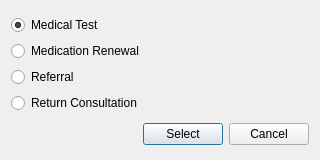
<?xml version="1.0" encoding="UTF-8"?>
<ui version="4.0">
 <class>FollowupTypeSelectDialog</class>
 <widget class="QDialog" name="FollowupTypeSelectDialog">
  <property name="geometry">
   <rect>
    <x>0</x>
    <y>0</y>
    <width>320</width>
    <height>160</height>
   </rect>
  </property>
  <property name="minimumSize">
   <size>
    <width>320</width>
    <height>160</height>
   </size>
  </property>
  <property name="maximumSize">
   <size>
    <width>320</width>
    <height>160</height>
   </size>
  </property>
  <property name="windowTitle">
   <string>Dialog</string>
  </property>
  <layout class="QGridLayout" name="gridLayout">
   <item row="0" column="0">
    <layout class="QVBoxLayout" name="FollowupTypeVerticalLayout">
     <item>
      <widget class="QRadioButton" name="MedicalTestRadioButton">
       <property name="text">
        <string>Medical Test</string>
       </property>
       <property name="checked">
        <bool>true</bool>
       </property>
      </widget>
     </item>
     <item>
      <widget class="QRadioButton" name="MedicationRenewalRadioButton">
       <property name="text">
        <string>Medication Renewal</string>
       </property>
       <property name="checked">
        <bool>false</bool>
       </property>
      </widget>
     </item>
     <item>
      <widget class="QRadioButton" name="ReferralRadioButton">
       <property name="text">
        <string>Referral</string>
       </property>
      </widget>
     </item>
     <item>
      <widget class="QRadioButton" name="ReturnConsultationRadioButton">
       <property name="text">
        <string>Return Consultation</string>
       </property>
      </widget>
     </item>
    </layout>
   </item>
   <item row="1" column="0">
    <layout class="QHBoxLayout" name="horizontalLayout">
     <item>
      <spacer name="horizontalSpacer">
       <property name="orientation">
        <enum>Qt::Horizontal</enum>
       </property>
       <property name="sizeHint" stdset="0">
        <size>
         <width>40</width>
         <height>20</height>
        </size>
       </property>
      </spacer>
     </item>
     <item>
      <widget class="QPushButton" name="SelectPushButton">
       <property name="text">
        <string>Select</string>
       </property>
      </widget>
     </item>
     <item>
      <widget class="QPushButton" name="CancelPushButton">
       <property name="text">
        <string>Cancel</string>
       </property>
      </widget>
     </item>
    </layout>
   </item>
  </layout>
 </widget>
 <resources/>
 <connections/>
</ui>
